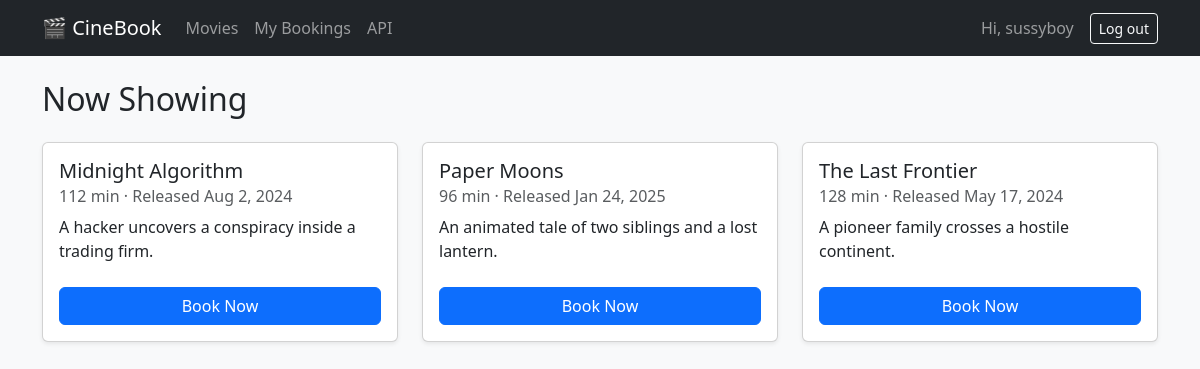
The app's page / (signed in) with its own data.
### bookings/models.py (models this page shows, shortened)
class Movie(models.Model):
    title = models.CharField(max_length=200)
    description = models.TextField(blank=True)
    release_date = models.DateField()
    duration = models.PositiveIntegerField(help_text="Duration in minutes")
    class Meta:
        ordering = ["title"]

### bookings/views.py (the view)
# urls.py: path("", views.movie_list, name="movie_list"),
def movie_list(request):
    return render(request, "bookings/movie_list.html", {"movies": Movie.objects.all()})

### bookings/templates/bookings/movie_list.html (shortened to what this page needs)
{% extends 'bookings/base.html' %}
{% block content %}
<h2 class="mb-4">Now Showing</h2>
<div class="row row-cols-1 row-cols-md-2 row-cols-lg-3 g-4">
  {% for movie in movies %}
    <div class="col">
      <div class="card h-100 shadow-sm">
        <div class="card-body">
          <h5 class="card-title">{{ movie.title }}</h5>
          <h6 class="card-subtitle mb-2 text-muted">
            {{ movie.duration }} min &middot; Released {{ movie.release_date|date:"M j, Y" }}
          </h6>
          <p class="card-text">{{ movie.description }}</p>
        </div>
        <div class="card-footer bg-transparent border-0 pb-3">
          <a href="{% url 'book_seat' movie.id %}" class="btn btn-primary w-100">Book Now</a>
        </div>
      </div>
    </div>
  {% empty %}
    <div class="col-12"><div class="alert alert-info">No movies are showing right now.</div></div>
  {% endfor %}
</div>
{% endblock %}

### bookings/templates/bookings/base.html (shortened to what this page needs)
<!DOCTYPE html>
<html lang="en">
<head>
  <link href="https://cdn.jsdelivr.net/npm/bootstrap@5.3.3/dist/css/bootstrap.min.css" rel="stylesheet">
</head>
<body class="bg-body-tertiary">
  <nav class="navbar navbar-expand-lg navbar-dark bg-dark mb-4">
    <div class="container">
      <a class="navbar-brand" href="{% url 'movie_list' %}">&#127916; CineBook</a>
      <div class="collapse navbar-collapse" id="nav">
        <ul class="navbar-nav me-auto">
          <li class="nav-item"><a class="nav-link" href="{% url 'movie_list' %}">Movies</a></li>
          <li class="nav-item"><a class="nav-link" href="{% url 'booking_history' %}">My Bookings</a></li>
          <li class="nav-item"><a class="nav-link" href="/api/">API</a></li>
        </ul>
        <ul class="navbar-nav align-items-lg-center">
          {% if user.is_authenticated %}
            <li class="nav-item"><span class="navbar-text me-3">Hi, {{ user.username }}</span></li>
            <li class="nav-item">
              <form method="post" action="{% url 'logout' %}">{% csrf_token %}
                <button class="btn btn-outline-light btn-sm">Log out</button>
              </form>
            </li>
          {% else %}
            <li class="nav-item"><a class="nav-link" href="{% url 'login' %}">Log in</a></li>
            <li class="nav-item"><a class="nav-link" href="{% url 'signup' %}">Sign up</a></li>
          {% endif %}
        </ul>
      </div>
    </div>
  </nav>
  <main class="container pb-5">
    {% block content %}{% endblock %}
  </main>
</body>
</html>

### records on screen
Movie: title "Midnight Algorithm", duration "112", release_date "Aug 2, 2024", description "A hacker uncovers a conspiracy inside a trading firm."
Movie: title "Paper Moons", duration "96", release_date "Jan 24, 2025", description "An animated tale of two siblings and a lost lantern."
Movie: title "The Last Frontier", duration "128", release_date "May 17, 2024", description "A pioneer family crosses a hostile continent."

### other values on screen
{{ user.username }} "sussyboy"
